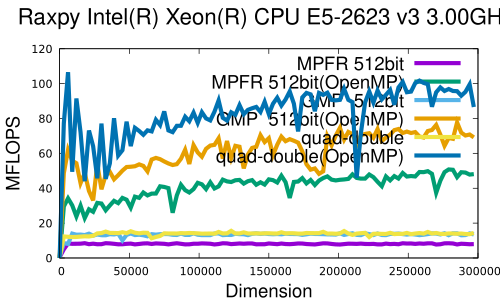

This figure's gnuplot source:
set xlabel font "Helvetica,20"
set ylabel font "Helvetica,20"
set key font "Helvetica,20"
set title font "Helvetica,24"
set title "Raxpy Intel(R) Xeon(R) CPU E5-2623 v3 @ 3.00GHz "
set xlabel "Dimension"
set ylabel "MFLOPS"
#set terminal postscript eps color enhanced
set terminal pdf

plot \
"log.Raxpy.mpfr"            using 1:2 title 'MPFR 512bit'            with lines linewidth 6, \
"log.Raxpy.mpfr_opt"        using 1:2 title 'MPFR 512bit(OpenMP)'    with lines linewidth 6, \
"log.Raxpy.gmp"             using 1:2 title 'GMP  512bit'            with lines linewidth 6, \
"log.Raxpy.gmp_opt"         using 1:2 title 'GMP  512bit(OpenMP)'    with lines linewidth 6, \
"log.Raxpy.qd"              using 1:2 title 'quad-double'            with lines linewidth 6, \
"log.Raxpy.qd_opt"	    using 1:2 title 'quad-double(OpenMP)'    with lines linewidth 6
